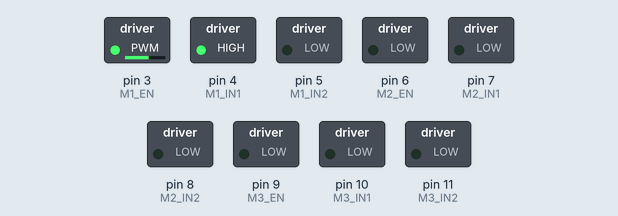
This sketch was run on a simulated Arduino Uno, built with avr-gcc and run on an emulated ATmega328P. Parts: switched loads named in the sketch (green lamp = pin HIGH).

Above: at 0.05 s.
At 3.05 s:
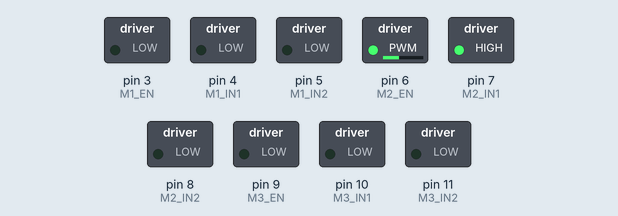
At 5.45 s:
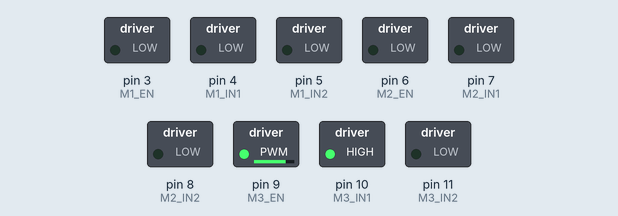
At 20.6 s:
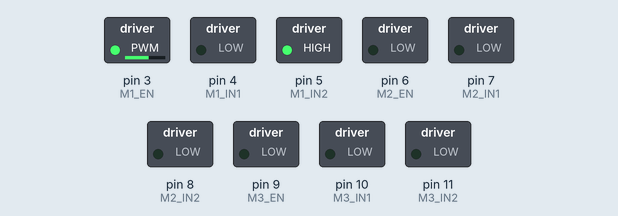
At 25.85 s:
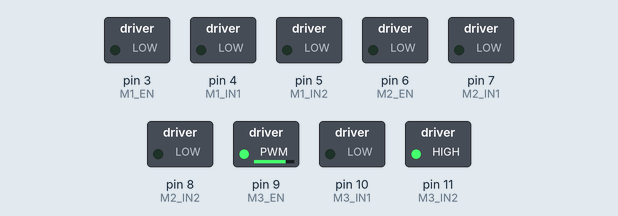
At 35.9 s:
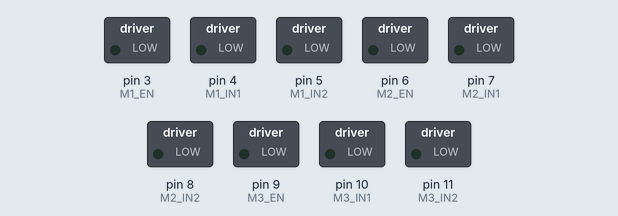
Timing chart, 0 to 46.8 s (numbered marks = the images above):
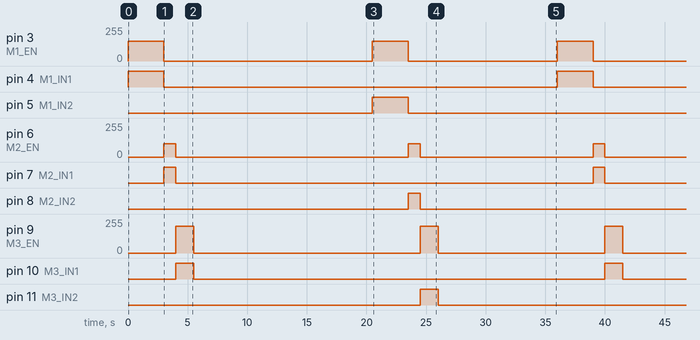

The sketch:

script.ino
```cpp
// Define motor pins for M1 (shoulder motor), M2 (elbow motor), and M3 (hand motor)
const int M1_EN = 3;  // Enable pin for Motor 1 (shoulder)
const int M1_IN1 = 4; // Input 1 for Motor 1
const int M1_IN2 = 5; // Input 2 for Motor 1

const int M2_EN = 6;  // Enable pin for Motor 2 (elbow)
const int M2_IN1 = 7; // Input 1 for Motor 2
const int M2_IN2 = 8; // Input 2 for Motor 2

const int M3_EN = 9;  // Enable pin for Motor 3 (hand)
const int M3_IN1 = 10; // Input 1 for Motor 3
const int M3_IN2 = 11; // Input 2 for Motor 3

void setup() {
  // Set motor pins as outputs
  pinMode(M1_EN, OUTPUT);
  pinMode(M1_IN1, OUTPUT);
  pinMode(M1_IN2, OUTPUT);

  pinMode(M2_EN, OUTPUT);
  pinMode(M2_IN1, OUTPUT);
  pinMode(M2_IN2, OUTPUT);

  pinMode(M3_EN, OUTPUT);
  pinMode(M3_IN1, OUTPUT);
  pinMode(M3_IN2, OUTPUT);

  // Stop all motors initially
  stopMotor(M1_EN, M1_IN1, M1_IN2);
  stopMotor(M2_EN, M2_IN1, M2_IN2);
  stopMotor(M3_EN, M3_IN1, M3_IN2);
}

void loop() {
  // Call the second function once
  secondFunction();
  delay(10000); // Wait for 10 seconds (or adjust as needed)
}

// Function for coordinated movement (M1 to 95°, M2 to 10°, M3 to 80%)
void secondFunction() {
  int speedM1 = 150; // Speed for shoulder motor (M1)
  int speedM2 = 100; // Speed for elbow motor (M2)
  int speedM3 = 200; // Speed for hand motor (M3)

  int durationM1 = 3000; // Time to move M1 to 95° (adjust based on testing)
  int durationM2 = 1000; // Time to move M2 to 10° (adjust based on testing)
  int durationM3 = 1500; // Time to set M3 to 80% (adjust based on testing)

  // Move M1 (shoulder) to 95°
  analogWrite(M1_EN, speedM1);
  digitalWrite(M1_IN1, HIGH);
  digitalWrite(M1_IN2, LOW);
  delay(durationM1);
  stopMotor(M1_EN, M1_IN1, M1_IN2);

  // Move M2 (elbow) to 10°
  analogWrite(M2_EN, speedM2);
  digitalWrite(M2_IN1, HIGH);
  digitalWrite(M2_IN2, LOW);
  delay(durationM2);
  stopMotor(M2_EN, M2_IN1, M2_IN2);

  // Move M3 (hand) to 80%
  analogWrite(M3_EN, speedM3);
  digitalWrite(M3_IN1, HIGH);
  digitalWrite(M3_IN2, LOW);
  delay(durationM3);
  stopMotor(M3_EN, M3_IN1, M3_IN2);

  // Hold the position for 15 seconds
  delay(15000);

  // Return all motors to their normal positions

  // Return M1 (shoulder) to normal
  analogWrite(M1_EN, speedM1);
  digitalWrite(M1_IN1, LOW);
  digitalWrite(M1_IN2, HIGH);
  delay(durationM1);
  stopMotor(M1_EN, M1_IN1, M1_IN2);

  // Return M2 (elbow) to normal
  analogWrite(M2_EN, speedM2);
  digitalWrite(M2_IN1, LOW);
  digitalWrite(M2_IN2, HIGH);
  delay(durationM2);
  stopMotor(M2_EN, M2_IN1, M2_IN2);

  // Return M3 (hand) to normal
  analogWrite(M3_EN, speedM3);
  digitalWrite(M3_IN1, LOW);
  digitalWrite(M3_IN2, HIGH);
  delay(durationM3);
  stopMotor(M3_EN, M3_IN1, M3_IN2);
}

// Function to stop a motor
void stopMotor(int enPin, int in1Pin, int in2Pin) {
  analogWrite(enPin, 0);
  digitalWrite(in1Pin, LOW);
  digitalWrite(in2Pin, LOW);
}
```

Measured:
- by itself, pin 3 (M1_EN): repeats every 36.0 s: 0/255 17.5 s, 150/255 3.0 s, 0/255 12.5 s, 150/255 3.0 s
- by itself, pin 4 (M1_IN1), pin 5 (M1_IN2): alternates HIGH for 3.0 s and LOW for 33.0 s
- by itself, pin 6 (M2_EN): repeats every 36.0 s: 0/255 19.5 s, 100/255 1.0 s, 0/255 14.5 s, 100/255 1.0 s
- by itself, pin 7 (M2_IN1), pin 8 (M2_IN2): alternates HIGH for 1.0 s and LOW for 35.0 s
- by itself, pin 9 (M3_EN): repeats every 36.0 s: 0/255 19.0 s, 200/255 1.5 s, 0/255 14.0 s, 200/255 1.5 s
- by itself, pin 10 (M3_IN1), pin 11 (M3_IN2): alternates HIGH for 1.5 s and LOW for 34.5 s
